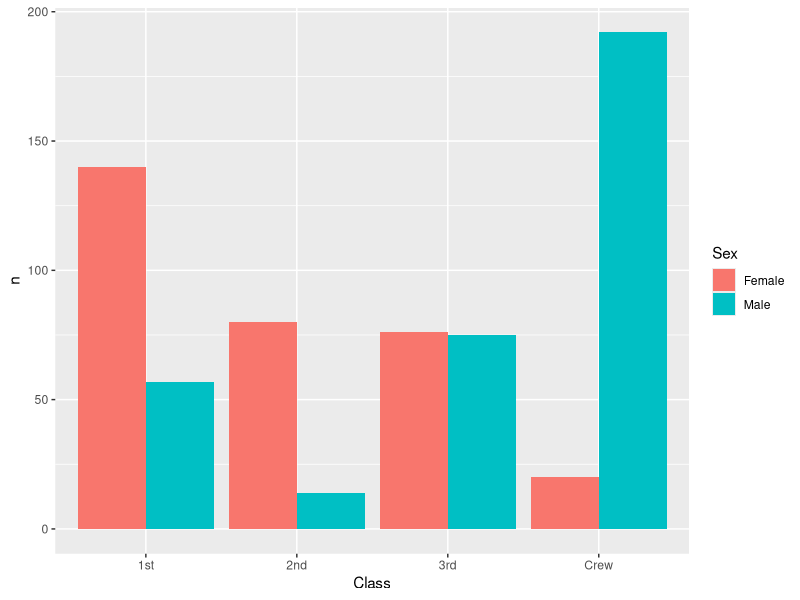
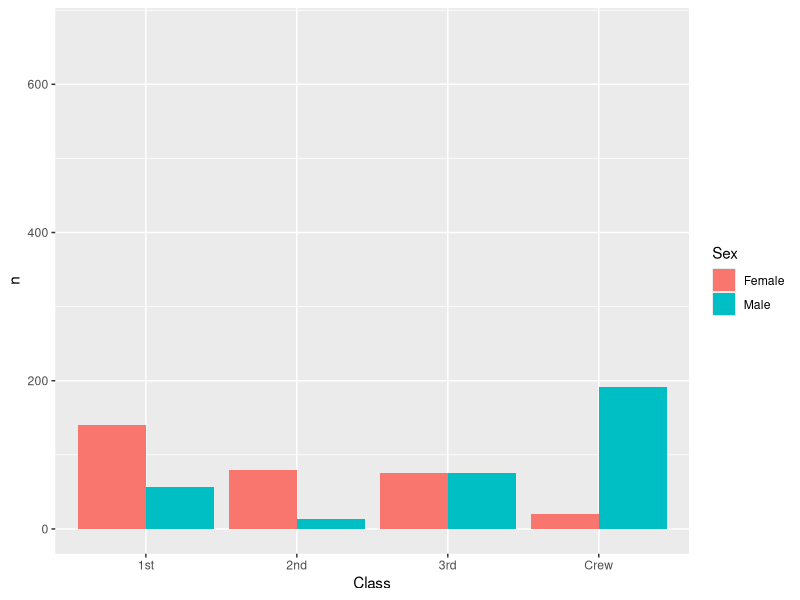
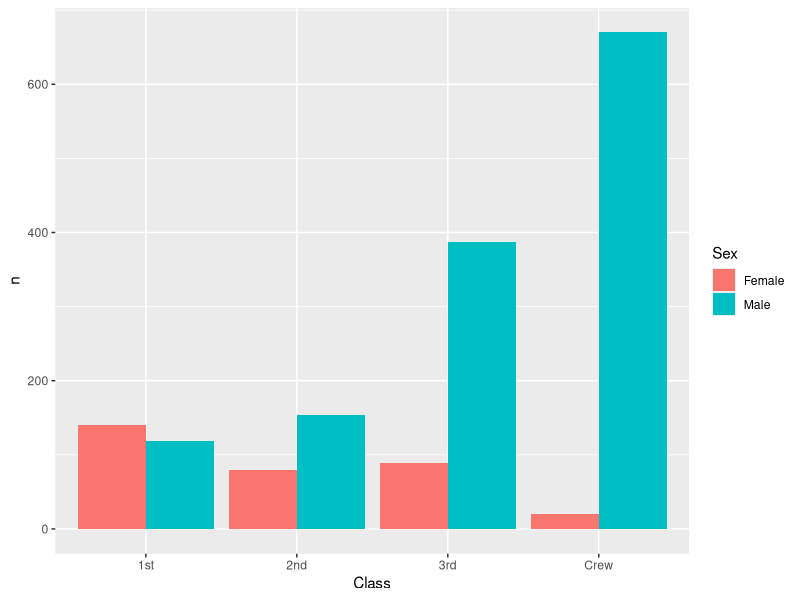
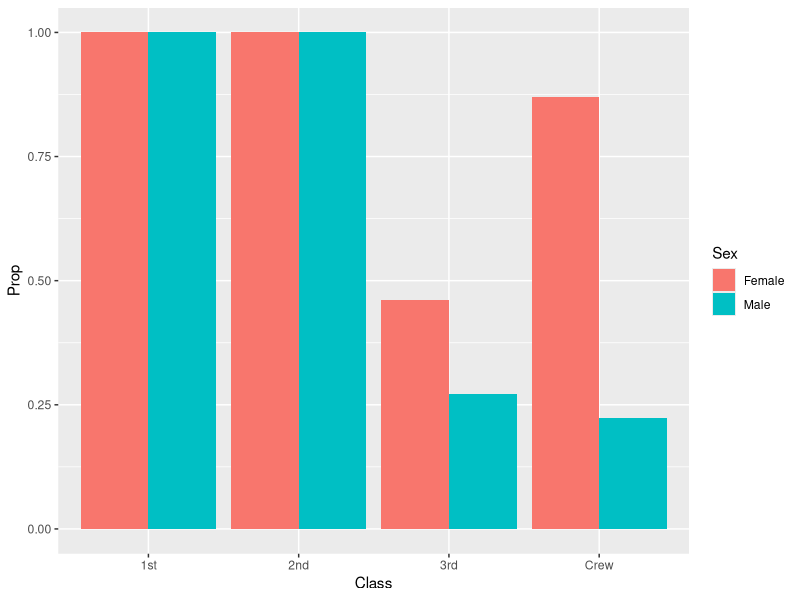
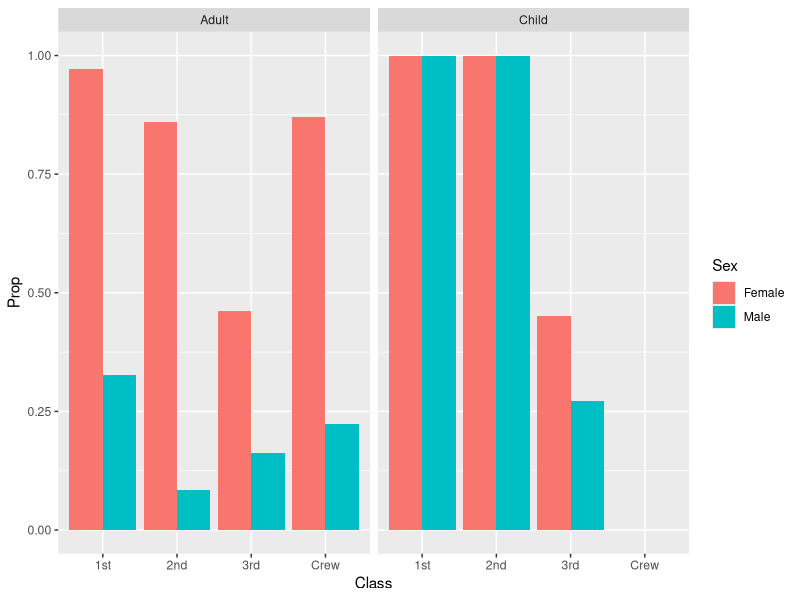

Source code (R) for these figures, in order:
## ---- chunk 1
library(tidyverse)

df_titanic <- as_tibble(Titanic)
## ---- chunk 2
## TASK: Perform a `glimpse` of df_titanic
glimpse(df_titanic)
## ---- chunk 3
## NOTE: No need to edit! We'll cover how to
## do this calculation in a later exercise.
df_titanic %>% summarize(total = sum(n))
## ---- chunk 4
# Main plot
survived <- df_titanic %>% filter(Survived == "Yes")
select(survived, Class, Sex, Survived, n) %>%
ggplot(aes(x = Class, y = n, fill = Sex)) + 
geom_col(position = "dodge")

# Survived, scale adjusted for comparison with the third plot
survived <- df_titanic %>% filter(Survived == "Yes")
select(survived, Class, Sex, Survived, n) %>%
ggplot(aes(x = Class, y = n, fill = Sex)) + 
geom_col(position = "dodge") +
ylim(0, 670)

# Total passengers
df_titanic %>%
  select(Class, Sex, Survived, n) %>%
  ggplot(aes(x = Class, y = n, fill = Sex)) + 
  geom_col(position = "dodge")
## ---- chunk 5
## NOTE: No need to edit! We'll cover how to
## do this calculation in a later exercise.
df_prop <-
  df_titanic %>%
  group_by(Class, Sex, Age) %>%
  mutate(
    Total = sum(n),
    Prop = n / Total
  ) %>%
  ungroup()
df_prop
## ---- chunk 6
survived <- df_prop %>% filter(Survived == "Yes")
select(survived, Class, Sex, Survived, Prop) %>%
ggplot(aes(x = Class, y = Prop, fill = Sex)) + 
geom_col(position = "dodge")
## ---- chunk 7
df_prop %>%
  filter(Survived == "Yes") %>%
  ggplot(aes(x = Class, y = Prop, fill = Sex)) +
  geom_col(position = "dodge") +
  facet_wrap(~ Age)
